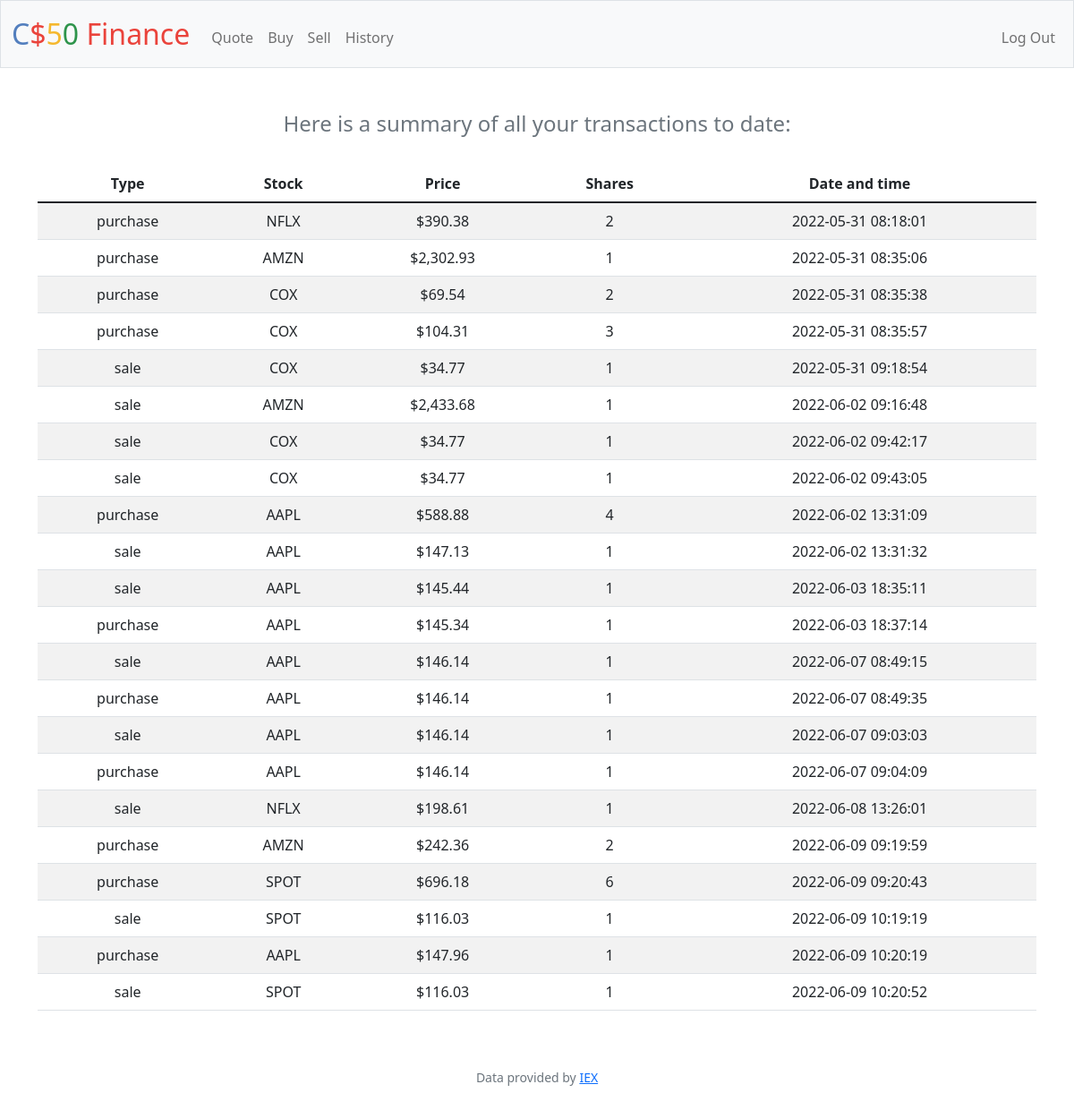
Screenshot of /history (signed in) with the database file from the repository.
### tables this page shows
CREATE TABLE transactions (transaction_id INTEGER PRIMARY KEY AUTOINCREMENT NOT NULL, type TEXT NOT NULL, stock TEXT NOT NULL, price FLOAT NOT NULL, shares INTEGER NOT NULL, time DATETIME, user_id);

### app.py (the view)
@app.route("/history")
@login_required
def history():
    try:
        transactions = db.execute("SELECT type, stock, price, shares, time FROM transactions WHERE user_id = ?", session["user_id"])
    except RuntimeError:
        return apology("You currently have no stocks to sell")
    else:
        return render_template("history.html", transactions=transactions)

### app.py (called while the page is built)
@app.after_request
def after_request(response):
    response.headers["Cache-Control"] = "no-cache, no-store, must-revalidate"
    response.headers["Expires"] = 0
    response.headers["Pragma"] = "no-cache"
    return response

### helpers.py (called while the page is built)
def login_required(f):
    @wraps(f)
    def decorated_function(*args, **kwargs):
        if session.get("user_id") is None:
            return redirect("/login")
        return f(*args, **kwargs)
    return decorated_function

def usd(value):
    return f"${value:,.2f}"

### templates/history.html (shortened to what this page needs)
{% extends "layout.html" %}
{% block main %}
    <h4 class="text-secondary">Here is a summary of all your transactions to date:</h4>
    <br>
        <table class="table table-striped text-center">
            <thead>
                <tr>
                    <th>Type</th>
                    <th>Stock</th>
                    <th>Price</th>
                    <th>Shares</th>
                    <th>Date and time</th>
                </tr>
            </thead>
            <tbody>
                {% for item in transactions %}
                    <tr>
                        <td>{{ item["type"] }}</td>
                        <td>{{ item["stock"] }}</td>
                        <td>{{ item["price"] | usd }}</td>
                        <td>{{ item["shares"] }}</td>
                        <td>{{ item["time"] }}</td>
                    </tr>
                {% endfor %}
            </tbody>
        </table>
{% endblock %}

### rows the page displays
transactions: type "purchase", stock "NFLX", price "$390.38", shares "2", time "2022-05-31 08:18:01"
transactions: type "purchase", stock "AMZN", price "$2,302.93", shares "1", time "2022-05-31 08:35:06"
transactions: type "purchase", stock "COX", price "$69.54", shares "2", time "2022-05-31 08:35:38"
transactions: type "purchase", stock "COX", price "$104.31", shares "3", time "2022-05-31 08:35:57"
transactions: type "sale", stock "COX", price "$34.77", shares "1", time "2022-05-31 09:18:54"
transactions: type "sale", stock "AMZN", price "$2,433.68", shares "1", time "2022-06-02 09:16:48"
transactions: type "sale", stock "COX", price "$34.77", shares "1", time "2022-06-02 09:42:17"
transactions: type "sale", stock "COX", price "$34.77", shares "1", time "2022-06-02 09:43:05"
transactions: type "purchase", stock "AAPL", price "$588.88", shares "4", time "2022-06-02 13:31:09"
transactions: type "sale", stock "AAPL", price "$147.13", shares "1", time "2022-06-02 13:31:32"
transactions: type "sale", stock "AAPL", price "$145.44", shares "1", time "2022-06-03 18:35:11"
transactions: type "purchase", stock "AAPL", price "$145.34", shares "1", time "2022-06-03 18:37:14"
transactions: type "sale", stock "AAPL", price "$146.14", shares "1", time "2022-06-07 08:49:15"
transactions: type "purchase", stock "AAPL", price "$146.14", shares "1", time "2022-06-07 08:49:35"
transactions: type "sale", stock "AAPL", price "$146.14", shares "1", time "2022-06-07 09:03:03"
transactions: type "purchase", stock "AAPL", price "$146.14", shares "1", time "2022-06-07 09:04:09"
transactions: type "sale", stock "NFLX", price "$198.61", shares "1", time "2022-06-08 13:26:01"
transactions: type "purchase", stock "AMZN", price "$242.36", shares "2", time "2022-06-09 09:19:59"
transactions: type "purchase", stock "SPOT", price "$696.18", shares "6", time "2022-06-09 09:20:43"
transactions: type "sale", stock "SPOT", price "$116.03", shares "1", time "2022-06-09 10:19:19"
transactions: type "purchase", stock "AAPL", price "$147.96", shares "1", time "2022-06-09 10:20:19"
transactions: type "sale", stock "SPOT", price "$116.03", shares "1", time "2022-06-09 10:20:52"
